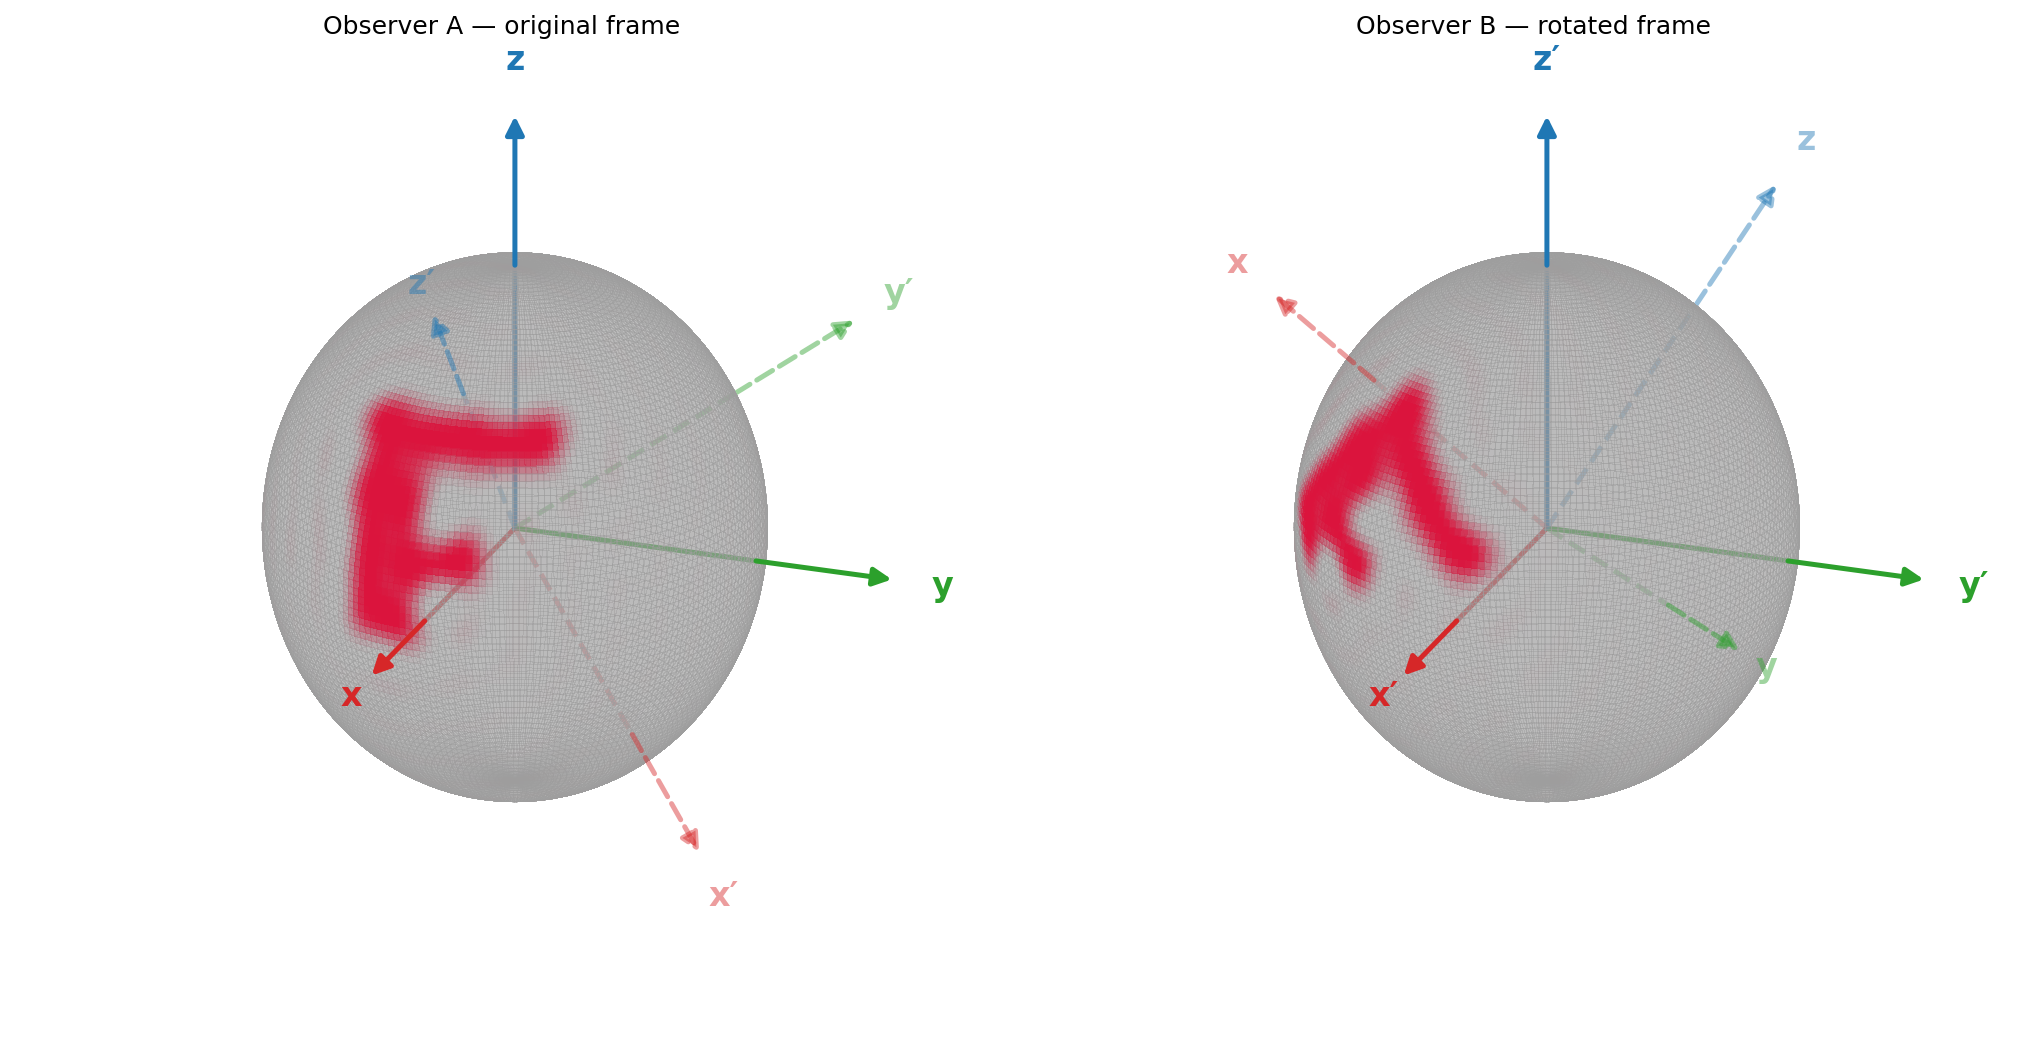

Recreate this plot in Julia.
#!/usr/bin/env julia
# examples/rotation_sphere.jl
#
# Visualizes the effect of a passive frame rotation on the celestial sphere.
# An "F"-shaped ψ₂ field (spin-0) is expanded in spherical harmonics, then
# transformed with transform! (pure rotation, zero boost, zero supertranslation),
# and the result is plotted on 3-D spheres.
#
# Panel 1: observer A's natural view (camera at −y, looking toward +y).
#   x → right, y → into screen, z → up.  F reads correctly from outside.
# Panel 2: observer B's natural view (camera at −x, looking toward +x).
#   x′ → right (= A's −y), y′ → into screen (= A's +x), z′ → up.
#   The rotated F is face-on from B's perspective too.
#
# Run from the Scri.jl root:
#   julia --project=examples examples/rotation_sphere.jl

using LinearAlgebra: I, lu
using PythonPlot
using PythonCall: pyimport, pylist, pyexec, pydict
import Quaternionic:
    Quaternionic,
    rotor,
    components,
    Rotor,
    QuatVec,
    normalize,
    from_spherical_coordinates,
    𝐢,
    𝐣,
    𝐤
import SphericalFunctions: ₛ𝐘, golden_ratio_spiral_rotors
import Scri
import Scri: transform!

# ─────────────────────────────────────────────────────────────────────────────
# F-shaped mask
# ─────────────────────────────────────────────────────────────────────────────

function in_F(x, y, z)
    y < 0.12 && return false
    in_vert = -0.32 < -x < -0.04 && -0.10 < z < 0.68
    in_top = -0.32 < -x < 0.42 && 0.52 < z < 0.68
    in_mid = -0.32 < -x < 0.22 && 0.15 < z < 0.30
    return in_vert || in_top || in_mid
end
function in_F(R)
    θ, ϕ = Quaternionic.to_spherical_coordinates(R)
    in_vert = 1π/12 < θ < 6π/12 && 0 < ϕ < 1π/8
    in_top = 1π/12 < θ < 2π/12 && 0 < ϕ < 4π/8
    in_mid = 3π/12 < θ < 4π/12 && 0 < ϕ < 3π/8
    return in_vert || in_top || in_mid
end

# ─────────────────────────────────────────────────────────────────────────────
# Build ψ₂ mode weights via SSHT
# ─────────────────────────────────────────────────────────────────────────────

const ℓₘₐₓ = 32
const N_modes = (ℓₘₐₓ + 1)^2

# For a step-function mask (discontinuous, not band-limited), a square LU solve
# does exact interpolation that oscillates wildly off the sample grid (Runge
# phenomenon).  Use an overdetermined grid (ℓ_samp ≈ 2ℓₘₐₓ → ~4× more points)
# so that \ does a least-squares projection, giving proper Gibbs-bounded modes.
const ℓ_samp = 2 * ℓₘₐₓ   # (ℓ_samp+1)² ≈ 4 × N_modes sample points

println("Computing SSHT sample grid…")
const R_f = exp(Quaternionic.QuatVecF64(0.0, 0.0, 1.0) * (π/4))
const Rₛ = golden_ratio_spiral_rotors(0, ℓ_samp, Float64)
const mask_vals = [in_F(vec(R(𝐤))...) for R ∈ Rₛ]
#const mask_vals = [in_F(R) for R ∈ Rₛ]
const Y_samp = ₛ𝐘(0, ℓₘₐₓ, Float64, Rₛ)         # rectangular: (4(ℓₘₐₓ+1)² × N_modes)
const α_orig = Y_samp \ complex(mask_vals)         # least-squares → ψ₂ modes

# ─────────────────────────────────────────────────────────────────────────────
# Rotate via transform!
# ─────────────────────────────────────────────────────────────────────────────
# CW 90° about z sends +y hemisphere (A's "front") to +x hemisphere (B's "front").
# Panel 2's camera sits at −x looking toward +x, where the rotated F is face-on.

#const R_rot = rotor(-π/2, 0.0, 0.0, 1.0)   # CW 90° about z
const R_rot = exp(normalize(𝐢/3+𝐣+𝐤) * (π/3) / 2)   # rotate by π/3 about (y+z)/√2
const M = Quaternionic.to_rotation_matrix(R_rot) # active rotation matrix

# DataComponents(:ψ₂, :ψ₃, :ψ₄): ψ₂ = spin-0, ψ₃ = −1, ψ₄ = −2.
# ψ₂ requires ψ₃ and ψ₄ on ℐ⁺; set ψ₃ = ψ₄ = 0.
const dc = Scri.DataComponents(:ψ₂, :ψ₃, :ψ₄)

const N_time = 4                                    # ≥ 4 required by cubic spline
const t_arr = [0.0, 1.0, 2.0, 3.0]

data = zeros(ComplexF64, N_modes, N_time, 3)        # (modes, time, components)
for j ∈ 1:N_time
    data[:, j, 1] .= α_orig                         # ψ₂ = F pattern, constant in time
end

println("Running transform!…")
transform!(
    data,
    t_arr,
    QuatVec(0.0, 0.0, 0.0),            # zero boost
    R_rot,                             # frame rotation
    zeros(ComplexF64, 1),              # zero supertranslation
    dc,
)

const α_rot = data[:, 1, 1]            # rotated ψ₂ modes (constant → any slice)

# ─────────────────────────────────────────────────────────────────────────────
# Evaluate on a dense grid for plotting
# ─────────────────────────────────────────────────────────────────────────────

const Nθ, Nφ = 120, 240
const θg = range(0.0, Float64(π), Nθ)
const φg = range(0.0, 2Float64(π), Nφ)

println("Building dense evaluation grid…")
const Rs_mat = [R_f*from_spherical_coordinates(Float64(t), Float64(p)) for t ∈ θg, p ∈ φg]
const Y_dense = ₛ𝐘(0, ℓₘₐₓ, Float64, vec(Rs_mat))

const f_orig = clamp.(reshape(real.(Y_dense * α_orig), Nθ, Nφ), 0.0, 1.0)
const f_rot = clamp.(reshape(real.(Y_dense * α_rot), Nθ, Nφ), 0.0, 1.0)

# Sphere Cartesian coordinates (Nθ × Nφ)
const Xs = [sin(t) * cos(p) for t ∈ θg, p ∈ φg]
const Ys = [sin(t) * sin(p) for t ∈ θg, p ∈ φg]
const Zs = [cos(t) for t ∈ θg, p ∈ φg]

# ─────────────────────────────────────────────────────────────────────────────
# Face colors helper
# ─────────────────────────────────────────────────────────────────────────────
# matplotlib stores the (Nθ−1)×(Nφ−1) faces in row-major order:
#   face k (0-indexed) = (row=k÷(Nφ−1), col=k%(Nφ−1)).
# vec(fc') produces this ordering from a Julia (Nθ−1)×(Nφ−1) matrix.
# Passing 1-D Julia arrays to np.asarray avoids axis-reversal ambiguity.

function face_colors_np(np, f::Matrix{Float64})
    fc =
        (
            f[1:(end - 1), 1:(end - 1)] .+ f[2:end, 1:(end - 1)] .+ f[1:(end - 1), 2:end] .+
            f[2:end, 2:end]
        ) .* 0.25
    clamp!(fc, 0.0, 1.0)

    v = np.asarray(vec(fc'))        # 1-D numpy array, row-major ordering

    # Blend: grey (v=0) → crimson (v=1)
    return np.column_stack(
        pylist([
            0.62 + 0.24 * v,            # R: 0.62 → 0.86
            0.62 - 0.54 * v,            # G: 0.62 → 0.08
            0.62 - 0.38 * v,            # B: 0.62 → 0.24
            0.45 + 0.55 * v,            # alpha: 0.45 bg → 1.0 F
        ])
    )                              # shape (N, 4)
end

# ─────────────────────────────────────────────────────────────────────────────
# Axes arrows helper
# ─────────────────────────────────────────────────────────────────────────────
# mplot3d depth-sorts each artist by a single average z, so an arrow spanning
# the sphere lands arbitrarily in front of or behind it.  We disable depth
# sorting (computed_zorder=false) and layer manually:
#   Z_FAR    (1): outer arrow segments pointing away from the camera
#   Z_INSIDE (2): inner segments, origin → sphere surface
#   Z_SPHERE (3): the translucent sphere (tints everything below)
#   Z_NEAR   (4): outer segments pointing toward the camera, plus their labels
# Each arrow is split at the sphere surface; the outer piece carries the head.

const Z_FAR, Z_INSIDE, Z_SPHERE, Z_NEAR = 1, 2, 3, 4

# 3-D quiver heads are just two line "wings".  For proper filled arrowheads,
# subclass FancyArrowPatch to project 3-D endpoints to 2-D at draw time —
# the head is then rendered as a clean 2-D "-|>" from any viewing angle.
const arrow3d_ns = pydict()
pyexec(
    """
from matplotlib.patches import FancyArrowPatch
from mpl_toolkits.mplot3d.proj3d import proj_transform

class Arrow3D(FancyArrowPatch):
    def __init__(self, xs, ys, zs, *args, **kwargs):
        super().__init__((0, 0), (0, 0), *args, **kwargs)
        self._verts3d = xs, ys, zs

    def do_3d_projection(self, renderer=None):
        xs3d, ys3d, zs3d = self._verts3d
        xs, ys, zs = proj_transform(xs3d, ys3d, zs3d, self.axes.M)
        self.set_positions((xs[0], ys[0]), (xs[1], ys[1]))
        return min(zs)
""",
    arrow3d_ns,
)
const Arrow3D = arrow3d_ns["Arrow3D"]

# Unit vector from scene origin toward the camera, given view_init angles
function camera_direction(elev, azim)
    return [cosd(elev) * cosd(azim), cosd(elev) * sind(azim), sind(elev)]
end

function draw_axes!(ax, M_axes, labels, cam; scale=1.55, alpha=1.0, linestyle="-")
    colors = ("tab:red", "tab:green", "tab:blue")
    for (i, (lbl, col)) ∈ enumerate(zip(labels, colors))
        u = M_axes[:, i]                       # unit axis direction
        v = u .* scale                          # arrow tip
        z_outer = sum(u .* cam) ≥ 0 ? Z_NEAR : Z_FAR

        # Inner segment: origin → sphere surface, always under the sphere
        ax.plot(
            [0.0, u[1]],
            [0.0, u[2]],
            [0.0, u[3]];
            color=col,
            alpha=alpha,
            linewidth=2.4,
            linestyle=linestyle,
            zorder=Z_INSIDE,
        )

        # Outer segment with a filled 2-D arrowhead: surface → tip
        arrow = Arrow3D(
            pylist([u[1], v[1]]),
            pylist([u[2], v[2]]),
            pylist([u[3], v[3]]);
            arrowstyle="-|>",
            mutation_scale=18,
            color=col,
            alpha=alpha,
            linewidth=2.4,
            linestyle=linestyle,
            shrinkA=0,
            shrinkB=0,
            zorder=z_outer,
        )
        ax.add_artist(arrow)

        ax.text(
            v[1] * 1.13,
            v[2] * 1.13,
            v[3] * 1.13,
            lbl;
            color=col,
            alpha=alpha,
            fontsize=16,
            fontweight="bold",
            ha="center",
            va="center",
            zorder=z_outer,
        )
    end
end

# ─────────────────────────────────────────────────────────────────────────────
# Figure
# ─────────────────────────────────────────────────────────────────────────────

println("Rendering figure…")
const np = pyimport("numpy")
fig = figure(; figsize=(14, 7))

const I3 = Matrix(1.0I, 3, 3)

panels = [
    (f_orig, 20, I3, ("x", "y", "z"), M, ("x′", "y′", "z′"), "Observer A — original frame"),
    (
        f_rot,
        20,
        I3,
        ("x′", "y′", "z′"),
        inv(M),
        ("x", "y", "z"),
        "Observer B — rotated frame",
    ),
]

for (k, (f_field, azim_val, M_solid, lbl_solid, M_ghost, lbl_ghost, title)) ∈
    enumerate(panels)
    ax = fig.add_subplot(120 + k; projection="3d", computed_zorder=false)

    # Solid translucent sphere with F pattern
    rgba_np = face_colors_np(np, f_field)
    surf = ax.plot_surface(
        Xs,
        Ys,
        Zs;
        rstride=1,
        cstride=1,
        shade=false,
        linewidth=0,
        antialiased=false,
        zorder=Z_SPHERE,
    )
    surf.set_facecolor(rgba_np)

    # Solid primary axes and ghost secondary axes, split at the sphere surface
    cam = camera_direction(22, azim_val)
    draw_axes!(ax, M_solid, lbl_solid, cam; alpha=1.0)
    draw_axes!(ax, M_ghost, lbl_ghost, cam; alpha=0.45, linestyle="--")

    ax.set_box_aspect((1, 1, 1))
    ax.set_axis_off()
    ax.view_init(; elev=22, azim=azim_val)
    ax.set_title(title; fontsize=12, pad=10)
end

# fig.suptitle("Passive frame rotation on the celestial sphere  (ℓmax = $ℓₘₐₓ)",
#              fontsize=14, y=1.02)
tight_layout()

outfile = joinpath(@__DIR__, "rotation_sphere.png")
savefig(outfile; dpi=150, bbox_inches="tight")
println("Saved: ", outfile)
